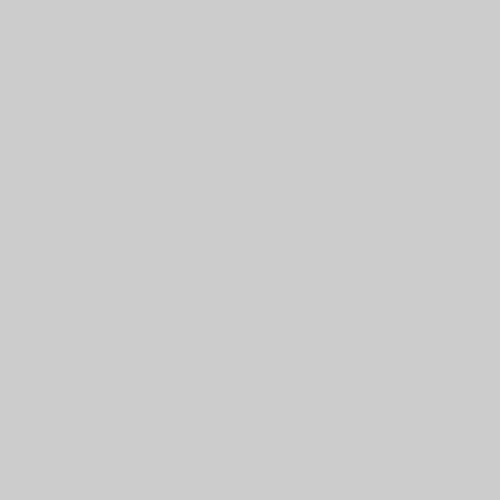
Frame 1 (no input)
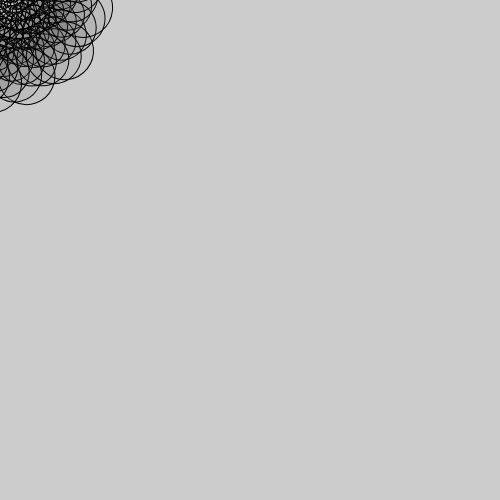
Frame 60 (no input)
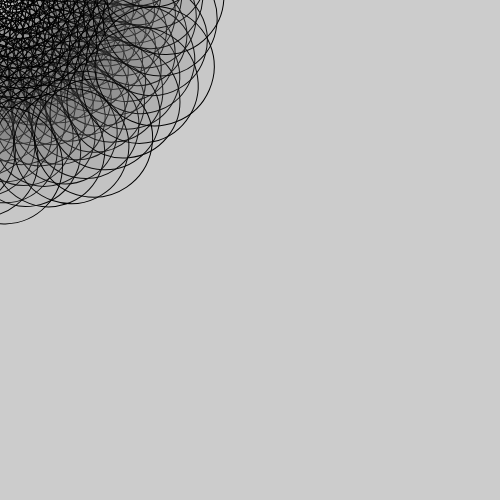
Frame 120 (the mouse pressed at the canvas centre since frame 60)

The p5.js sketch that drew these frames (run headless with seeded random() and noise() and a simulated clock; from frame 60 on, the mouse is pressed at the canvas centre):

// p5.js sketch
// ── sketch.js
// https://editor.p5js.org/jht9629-nyu/sketches/KitwPp777
// matt-parker-06_28-sketch_2
// https://github.com/madparker/-p5t/blob/main/%23p5t/ArtSketch/06_28_2020/sketch_2/sketch_2.pde
// #p5t/ArtSketch/06_28_2020/sketch_2/sketch_2.pde

//Final 6.28.20

let x = 0,
  m = 250;
let a = 1;

function setup() {
  createCanvas(500, 500);
  background(204); // Processing default background
  m = 0;
}

function draw() {
  fill(m, 12);
  rotate(m);
  circle(x + m, x + m, m);
  circle(x - m, x + m, m);
  circle(x - m, x - m, m);
  circle(x + m, x - m, m);

  if (m > 800 || m < -500) {
    a *= -1;
  }
  m += a;
}

// ---- Original Processing source: #p5t/ArtSketch/06_28_2020/sketch_2/sketch_2.pde
/*
//Final 6.28.20

float x,m = 250;
float a = 1;

void setup(){
  size(500, 500);
  m = 0;
}

void draw(){
  fill(m, 12);
  rotate(m);
  circle(x+m, x+m, m);
  circle(x-m, x+m, m);
  circle(x-m, x-m, m);
  circle(x+m, x-m, m);
  
  if(m > 800 || m < -500){
    a*=-1;
  }
  m+=a;
}
*/
